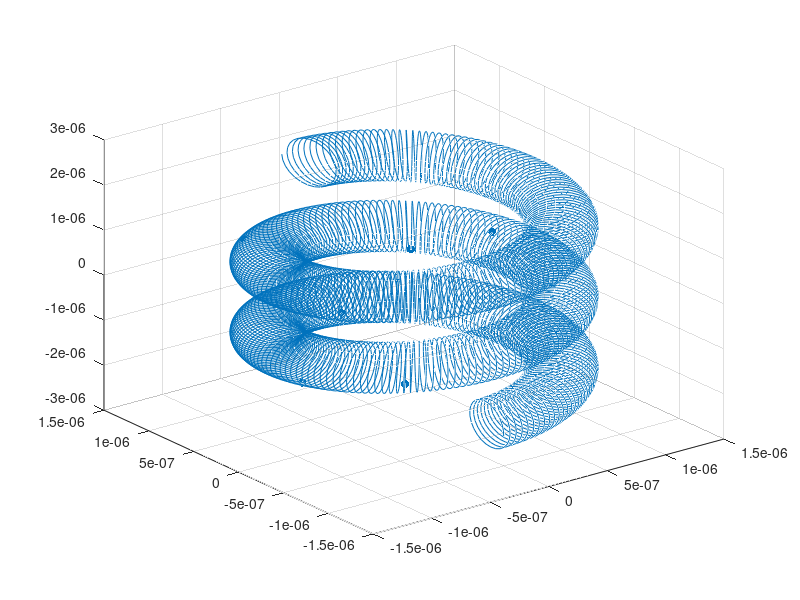
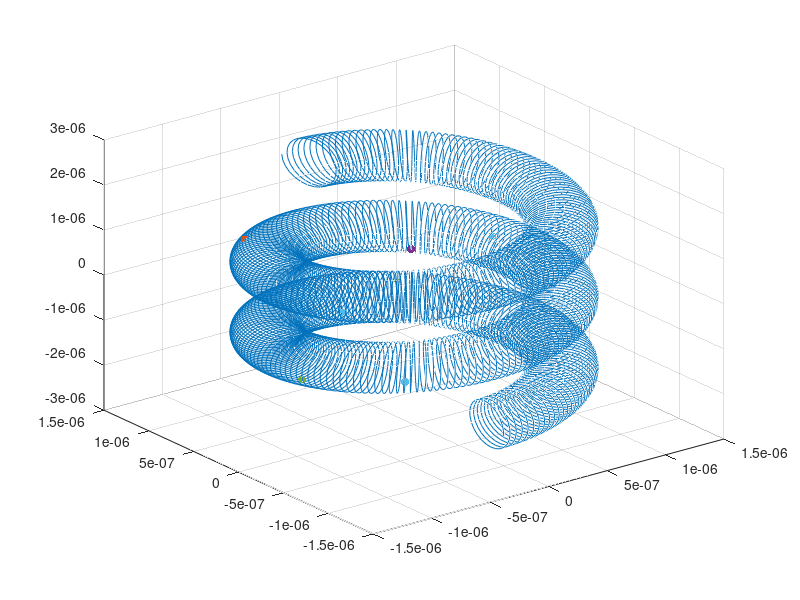

Source code (MATLAB) for these figures, in order: (Note: this script raises an error after producing the figures.)
clc; close all;
%% Set parameters for data generator

NumZplanes  = 20;                                 
NumSamples  = 10000;                               % numer of rand and param. points
zVec        = linspace(-2e-6, 2e-6, NumZplanes+1); % z positions of emitter
t           = linspace(-2e-6, 2e-6, NumSamples);   % scaled according to zVec
xt          = (1e-6)*(1+0.25*cos(100*pi*t/(0.5e-6))).*cos(2*t/(0.5e-6)) ;
yt          = (1e-6)*(1+0.25*cos(100*pi*t/(0.5e-6))).*sin(2*t/(0.5e-6)) ;
zt          = t+(0.5e-6)*sin(100*pi*t/(0.5e-6));

vslz_MatchPts     = 1;                             % plot matched points when 1
vslz_Emitters     = 1;                             % plot chosen emitters when 1

flag_Save2File    = 1;                             % append EmittersObj
                                                   % to DataObjects.mat
                                                   % when 1. Save2File at
                                                   % end of process
                                                   
flag_Save2Text    = 0;                             % Saves a desirable param. family 

%% Allow Repetitions
% acquire different values of random xyz in each iteration

%%%%%%%%%%%%%%%%%%%%%%%%%%%%%%%%%%%%%%%%%%%%%%%%%%%%%%%%%%%%%
%%% Uncomment the following when used and add end of loop %%%
% NumRep = 50;
% jj = 0;
% while jj < NumRep
%     jj = jj + 1;
%%%%%%%%%%%%%%%%%%%%%%%%%%%%%%%%%%%%%%%%%%%%%%%%%%%%%%%%%%%%%

MaxEmitters = randi(NumZplanes); % NumZPlanes as an example 
tInd  = randi(NumSamples, 1, MaxEmitters);
tIndu = unique(tInd); % Random integer indices with no repetitions

%% Find matched points

x_match = xt(tIndu);
y_match = yt(tIndu);
z_match = zt(tIndu);

if (abs(max(x_match))> 10e-6 || abs(min(x_match))< 0.1e-9) ||...
    abs((max(y_match))> 10e-6 || abs(min(y_match))< 0.1e-9)
    sprintf('Invalid emitters locations. Generate again')
    return
end    

%% Plot matched points

if vslz_MatchPts == 1
    
    figure(1);
    plot3(xt,yt,zt);
    grid on;
    hold on;
    scatter3(x_match,y_match,z_match, 'filled');
    hold off;
    
end

%% Separate to z-planes and obtain emitters

%%% x_cell and y_cell are the emitters locations in each z-plane %%%
%%% e.g (x_cell{1},y_cell{1}) is an emitter's (x,y) in z=zVec(1) %%%

NumSources = 0;
zVecDiff = abs(zVec(1)-zVec(2));
x_cell = cell(1, numel(zVec));
y_cell = cell(1, numel(zVec));
kk_vec = ones(1, numel(zVec));
for jj = 1 : numel(z_match)
    for ii = 1 : numel(zVec)
        if ((z_match(jj) >= zVec(ii) - zVecDiff/2) && (z_match(jj) <= zVec(ii) + zVecDiff/2))
            x_cell{ii}(kk_vec(ii),:) = x_match(jj);
            y_cell{ii}(kk_vec(ii),:) = y_match(jj);
            kk_vec(ii) = kk_vec(ii) + 1;
            NumSources = NumSources + 1;
        end
    end
end

if NumSources == 0
    sprintf('No emitters. Generate again')
    return
end

%% Plot Emitters

if vslz_Emitters == 1
    
    figure(2);
    plot3(xt,yt,zt);
    grid on;
    hold on;

    for ii = 1 : numel(zVec)
        scatter3(x_cell{ii}, y_cell{ii}, zVec(ii)*ones(1,numel(x_cell{ii})), 'filled');
    end
    hold off;
    
end

%% Create Emitters Object and save data to file

EmittersObj.x           = x_cell;
EmittersObj.y           = y_cell;
EmittersObj.zVec        = zVec;
EmittersObj.NumSources  = NumSources; 

if flag_Save2File == 1
    m = matfile('DataObjects.mat','Writable',true);
    try
        m.EmittersObj = [m.EmittersObj, EmittersObj];
    catch
        save('DataObjects.mat', 'EmittersObj', '-v7.3');
    end

    whos('-file','DataObjects.mat')
end

%% Save a parameterization family to text table

if flag_Save2Text == 1
    xt_str      = {'(1e-6)*(1+0.25*cos(50*pi*t/(0.5e-6))).*cos(t/(0.5e-6))'};
    yt_str      = {'(1e-6)*(1+0.25*cos(50*pi*t/(0.5e-6))).*sin(t/(0.5e-6))'};
    zt_str      = {'t+(0.5e-6)*sin(50*pi*t/(0.5e-6))'};
    Tnew = table(xt_str, yt_str, zt_str); 
    T = [T ; Tnew];
    writetable(T, 'ParamTable.txt');
end
